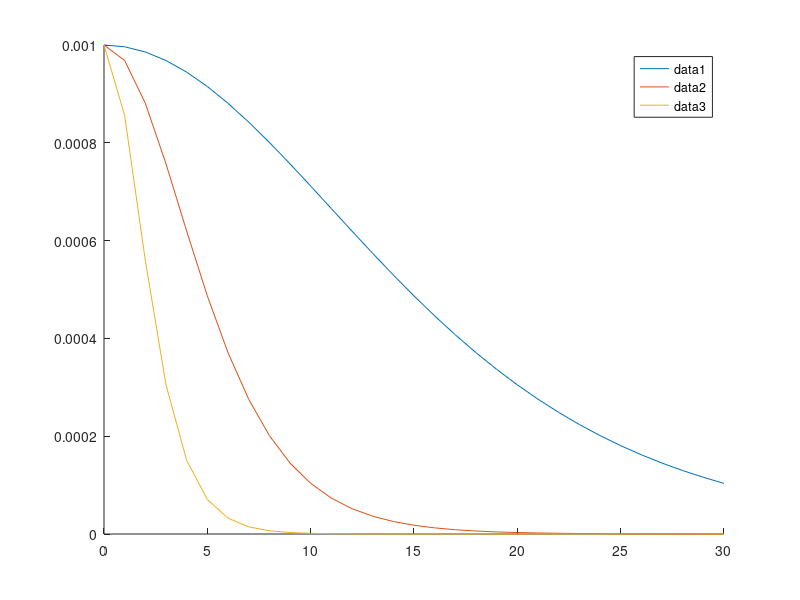

MATLAB code for this plot:
U_0=0.001
alpha_1=0.06
alpha_2=0.18
alpha_3=0.4

x = 0:30

y1 = cosh(alpha_1.*x)
y1 = U_0./y1./y1
y2 = cosh(alpha_2.*x)
y2 = U_0./y2./y2
y3 = cosh(alpha_3.*x)
y3 = U_0./y3./y3
figure;
hold;
plot(x,y1);
plot(x,y2);
plot(x,y3);
legend;
